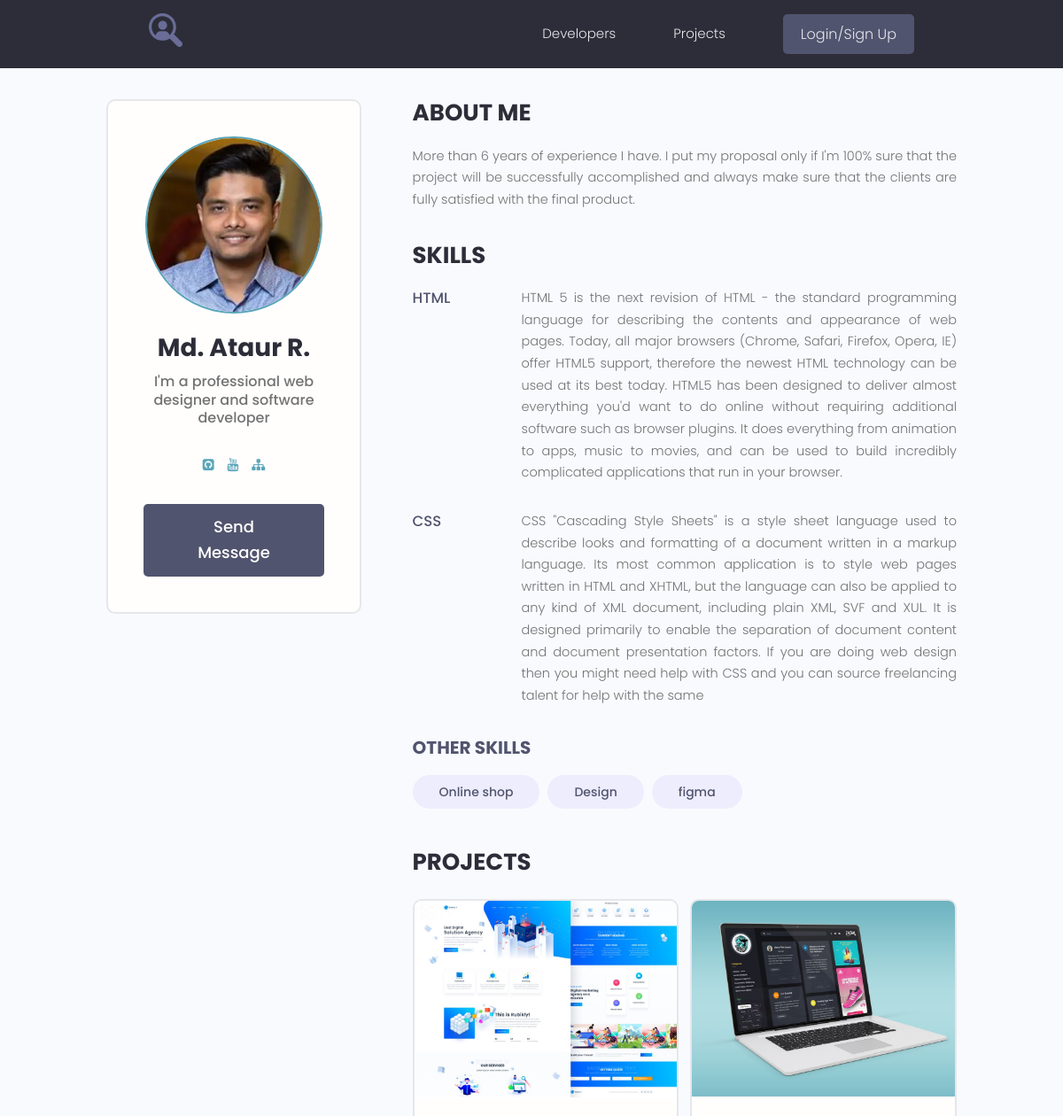
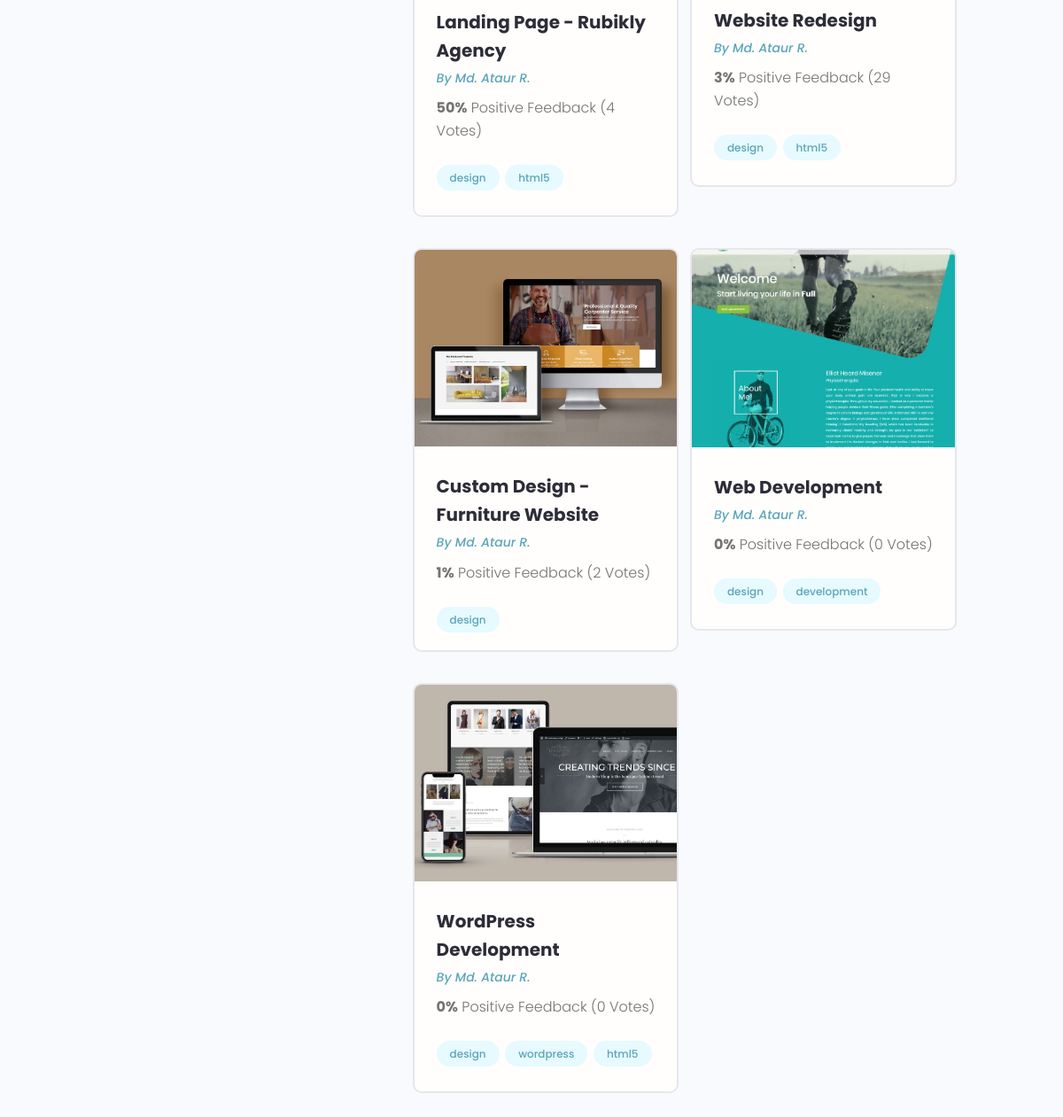
Page /profile/1/ on the committed database (2 pictures, top to bottom).
### users/models.py (models this page shows, shortened)
class Profile(models.Model):
    user = models.OneToOneField(User, on_delete=models.CASCADE, blank=True, null=True)
    name = models.CharField(max_length=200, blank=True, null=True)
    email = models.EmailField(max_length=200, blank=True, null=True)
    username = models.CharField(max_length=200, blank=True, null=True)
    short_info = models.CharField(max_length=200, blank=True, null=True)
    bio = models.TextField(blank=True, null=True)
    profile_image = models.ImageField(upload_to="profiles/", default='profiles/user-default.png')
    social_github = models.CharField(max_length=200, blank=True, null=True)
    social_youtube = models.CharField(max_length=200, blank=True, null=True)
    social_website = models.CharField(max_length=200, blank=True, null=True)
    created = models.DateTimeField(auto_now_add=True)

class Skill(models.Model):
    owner = models.ForeignKey(Profile, on_delete=models.CASCADE, blank=True, null=True)
    name = models.CharField(max_length=200, blank=True, null=True)
    description = models.TextField(blank=True, null=True)
    created = models.DateTimeField(auto_now_add=True)

### projects/models.py (models this page shows, shortened)
class Project(models.Model):
    owner = models.ForeignKey(Profile, on_delete=models.SET_NULL, blank=True, null=True)
    title = models.CharField(max_length=200)
    description = models.TextField(blank=True, null=True)
    featured_image = models.ImageField(upload_to="projects/%Y/%m/%d/", default="default.jpg")
    demo_link = models.CharField(max_length=200, blank=True, null=True)
    source_link = models.CharField(max_length=200, blank=True, null=True)
    tags = models.ManyToManyField('Tag', blank=True)
    vote_total = models.IntegerField(default=0)
    vote_ratio = models.IntegerField(default=0)
    created = models.DateTimeField(auto_now_add=True)
    class Meta:
        ordering = ["-vote_ratio", "-vote_total", "title"]

class Tag(models.Model):
    name = models.CharField(max_length=200)
    created = models.DateTimeField(auto_now_add=True)
    def __str__(self):
        return self.name

### users/views.py (the view)
# urls.py: path('profile/<str:pk>/', views.user_profile, name="user_profile"),
def user_profile(request, pk):
    prof = Profile.objects.get(id=pk)
    top_skills = prof.skill_set.exclude(description__exact="")
    other_skills = prof.skill_set.filter(description="")
    context = {
        'profile': prof,
        'top_skills': top_skills,
        'other_skills': other_skills
    }
    return render(request, 'users/profile.html', context)

### users/templates/users/profile.html
{% extends 'projects/base.html' %}
{% block content %}
  <main class="profile my-md">
    <div class="container">
      <div class="layout">
        <div class="column column--1of3">
          <div class="card text-center">
            <div class="card__body dev">
              <img class="avatar avatar--xl" src="{{ profile.profile_image.url }}" />
              <h2 class="dev__name">{{ profile.name }}</h2>
              <p class="dev__title">{{ profile.short_info }}</p>
              <ul class="dev__social">
                {% if profile.social_github %}
                <li>
                  <a title="Github" href="{{ profile.social_github }}" target="_blank"><i class="fa fa-github-square"></i></a>
                </li>
                {% endif %}
                {% if profile.social_youtube %}
                <li>
                  <a title="Youtube" href="{{ profile.social_youtube }}" target="_blank"><i class="fa fa-youtube"></i></a>
                </li>
                {% endif %}
                {% if profile.social_website %}
                <li>
                  <a title="Personal Website" href="{{ profile.social_website }}" target="_blank"><i class="fa fa-sitemap"></i></a>
                </li>
                {% endif %}
              </ul>
              {% if request.user.profile.id != profile.id %}
              <a href="{% url 'create-message' profile.id %}" class="btn btn--sub btn--lg">Send Message </a>
              {% endif %}
            </div>
          </div>
        </div>
        <div class="column column--2of3">
          <div class="devInfo">
            <h3 class="devInfo__title">About Me</h3>
            <p class="devInfo__about">
             {{ profile.bio }}
            </p>
          </div>
          <div class="devInfo">
            <h3 class="devInfo__title">Skills</h3>
            <div class="devInfo__skills">
              {% for skill in top_skills %}
              <div class="devSkill">
                <h4 class="devSkill__title">{{ skill.name }}</h4>
                <p class="devSkill__info">
                 {{ skill.description  }}
                </p>
              </div>
              {% endfor %}
              <h3 class="devInfo__subtitle">Other Skills</h3>
              <div class="devInfo__otherSkills">
                {% for skill in other_skills  %}
                <span class="tag tag--pill tag--sub tag--lg">
                  <small>{{ skill.name }}</small>
                </span>
                {% endfor %}
              </div>
            </div>
          </div>
          <div class="devInfo">
            <h3 class="devInfo__title">Projects</h3>
            <div class="grid grid--two">
              {% for project in profile.project_set.all %}
              <div class="column">
                <div class="card project">
                  <a href="{% url 'project' project.id %}" class="project">
                    <img class="project__thumbnail" src="{{ project.featured_image.url }}" alt="project thumbnail" />
                    <div class="card__body">
                      <h3 class="project__title">{{ project.title }}</h3>
                      <p><a class="project__author" href="{% url 'user_profile' project.owner.id %}">By {{project.owner.name}}</a></p>
                      <p class="project--rating">
                        <span style="font-weight: bold;">{{ project.vote_ratio }}%</span> Positive
                        Feedback ({{ project.vote_total }} Vote{{project.vote_total|pluralize:"s"}})
                      </p>
                      <div class="project__tags">
                        {% for tag in project.tags.all %}
                        <span class="tag tag--pill tag--main">
                          <small>{{ tag }}</small>
                        </span>
                        {% endfor %}
                      </div>
                    </div>
                  </a>
                </div>
              </div>
              {% endfor %}
            </div>
          </div>
        </div>
      </div>
    </div>
  </main>
{% endblock %}

### projects/static/styles/app.css (style rules this page uses)
:root { --color-sub: #2d2d39; }
.btn--sub { background-color: var(--color-sub-light); }
.card { border: 2px solid var(--color-light); }
img { width: 100%; }
.profile .card > .dev { padding: 4rem; }
.dev__name { color: var(--color-sub); font-size: 2.8rem; font-weight: 700; margin-top: 1rem; margin-bottom: 0.5rem; }
.dev__title { font-size: 1.6rem; font-weight: 500; line-height: 1.3; }
.dev__social { margin: 3rem 0; list-style: none; display: flex; justify-content: center; gap: 1.5rem; }
.devInfo { margin-bottom: 3rem; }
.devInfo__title, .devInfo__subtitle { font-size: 2.6rem; color: var(--color-sub); text-transform: uppercase; font-weight: 700; margin-bottom: 1.5rem; }
.devInfo__subtitle { font-size: 2rem; color: var(--color-sub-light); }
.devInfo__about, .devSkill__info { font-size: 1.45rem; line-height: 1.7; text-align: justify; }
.devSkill { margin-bottom: 3rem; }
.devSkill__title { font-size: 1.65rem; font-weight: 500; color: var(--color-sub-light); }
@media screen and (min-width: 700px) { .devSkill { display: flex; justify-content: space-between; gap: 3rem; } }
@media screen and (min-width: 700px) { .devSkill__info { flex-basis: 80%; } }
.project__author { font-size: 1.4rem; font-style: italic; }
.project--rating { margin-bottom: 1.6em; margin-top: .5em; }
.project__thumbnail { object-fit: cover; object-position: top center; width: 100%; }
.project__title { font-size: 2rem; font-weight: 700; color: var(--color-sub); }

### projects/static/uikit/styles/modules/_variables.css (style rules this page uses)
:root { --color-main: #5aa5b9; --color-main-light: #e6faff; --color-sub: #3f4156; --color-sub-light: #51546e; --color-sub-lighter: #ededfd; --color-text: #737373; --color-gray: #8b8b8b; --color-light: #e5e7eb; --color-light-gray: #767676; --color-bg: #f8fafd; --color-white: #fffefd; --color-white-light: #f3f3f3; --color-success: #359e64; --color-success-bg: #def8e8; --color-error: #fc4b0b; --color-error-bg: #fff2ee; --font-base: 'Poppins', arial, helvetica, 'Segoe UI', roboto, ubuntu, sans-serif; --font-monospace: 'Fira Code', 'Courier New', courier, monospace; --font-regular: 300; --font-medium: 500; --font-bold: 700; --generic-shadow: 1px 1px 5px #00000010; --generic-transition: all 0.3s ease-in-out; }

### projects/static/uikit/styles/modules/_base.css (style rules this page uses)
* { margin: 0; padding: 0; box-sizing: border-box; text-rendering: optimizeLegibility; color: inherit; font-size: inherit; }
html { font-size: 50%; }
@media only screen and (min-width: 480px) { html { font-size: 56.25%; } }
@media only screen and (min-width: 1200px) { html { font-size: 62.5%; } }
body { line-height: 1.6; font-weight: 400; font-size: 1.5rem; color: var(--color-text); background-color: var(--color-bg); min-height: 100vh; }

### projects/static/uikit/styles/modules/_typography.css (style rules this page uses)
* { font-family: var(--font-base); }
h2 { font-size: 3.6rem; font-weight: var(--font-bold); }
h3 { font-size: 3.2rem; font-weight: var(--font-medium); }
h4 { font-size: 2.8rem; font-weight: var(--font-medium); }
p, span, strong { font-size: 1.6rem; color: var(--color-text); font-weight: var(--font-regular); }
a { padding-bottom: 2px; text-decoration: none; display: inline-block; color: var(--color-main); font-weight: var(--font-medium); }

### projects/static/uikit/styles/modules/_utilities.css (style rules this page uses)
.container { width: 92%; max-width: 165rem; margin: 0 auto; box-sizing: border-box; }
@media screen and (min-width: 1000px) { .container { width: 90%; } }
@media screen and (min-width: 1200px) { .container { width: 80%; } }
.text-center { text-align: center; }
.my-md { margin: 3rem auto; }

### projects/static/uikit/styles/modules/_avatar.css (style rules this page uses)
.avatar { border-radius: 50%; border: 2px solid var(--color-main); object-fit: cover; }
.avatar--xl { height: 20rem; width: 20rem; }

### projects/static/uikit/styles/modules/_button.css (style rules this page uses)
.btn { display: inline-block; position: relative; cursor: pointer; background-color: var(--color-light); font-weight: var(--font-medium); color: var(--color-sub); text-decoration: none; padding: 1rem 2rem; border-radius: 0.5rem; border: none; width: -webkit-fit-content; width: -moz-fit-content; width: fit-content; height: -webkit-fit-content; height: -moz-fit-content; height: fit-content; font-size: 1.6rem; outline-width: 0; outline-color: transparent; -webkit-backface-visibility: hidden; backface-visibility: hidden; transition: all 0.3s ease-in-out; }
.btn--sub { background-color: var(--color-sub); color: var(--color-white); }
.btn--lg { font-size: 1.8rem; padding: 1.2rem 4.5rem; }

### projects/static/uikit/styles/modules/_card.css (style rules this page uses)
.card { border-radius: 1rem; background-color: var(--color-white); border: 1.5px solid var(--color-light); width: auto; height: auto; margin-top: 0.5rem; margin-bottom: 0.5rem; overflow: hidden; }
.card__body, .card__header { padding: 2rem 2.5rem; }

### rows in the picture
Profile: profile_image (picture), name "Md. Ataur R.", short_info "I'm a professional web designer and software developer", bio "More than 6 years of experience I have. I put my proposal only if I'm 100% sure that the project will be successfully accomplished and always make sure that the clients are fully satisfied with the final product."
Skill: name "HTML", description "HTML 5 is the next revision of HTML - the standard programming language for describing the contents and appearance of web pages. Today, all major browsers (Chrome, Safari, Firefox, Opera, IE) offer HTML5 support, therefore the newest HTML technology can be used at its best today. HTML5 has been designed to deliver almost everything you'd want to do online without requiring additional software such as browser plugins. It does everything from animation to apps, music to movies, and can be used to build incredibly complicated applications that run in your browser."
Skill: name "CSS", description "CSS \"Cascading Style Sheets\" is a style sheet language used to describe looks and formatting of a document written in a markup language. Its most common application is to style web pages written in HTML and XHTML, but the language can also be applied to any kind of XML document, including plain XML, SVF and XUL. It is designed primarily to enable the separation of document content and document presentation factors. If you are doing web design then you might need help with CSS and you can source freelancing talent for help with the same"
Skill: name "Online shop"
Skill: name "Design"
Skill: name "figma"
Project: featured_image (picture), title "Landing Page - Rubikly Agency", owner.name "Md. Ataur R.", vote_ratio "50", vote_total "4"
Tag: name "design"
Tag: name "html5"
Project: featured_image (picture), title "Website Redesign", owner.name "Md. Ataur R.", vote_ratio "3", vote_total "29"
Project: featured_image (picture), title "Custom Design - Furniture Website", owner.name "Md. Ataur R.", vote_ratio "1", vote_total "2"
Project: featured_image (picture), title "Web Development", owner.name "Md. Ataur R.", vote_ratio "0", vote_total "0"
Tag: name "development"
Project: featured_image (picture), title "WordPress Development", owner.name "Md. Ataur R.", vote_ratio "0", vote_total "0"
Tag: name "wordpress"
